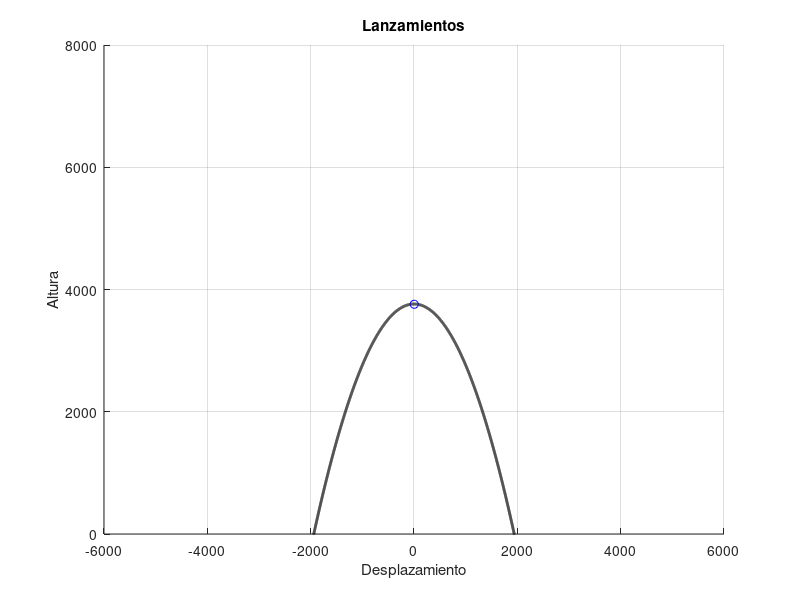

This figure's MATLAB source: (Note: this script raises an error after producing the figure.)
%Simulación Rocas Volcánicas
n=1;
coord=[];
disp('Simulacion de Rocas Volcanicas arrojadas por el Volcan de Fuego en Guatemala')
fprintf('Condiciones iniciales:\nAltura: 3763 metros\nDensidad del aire: 1.2 kg/m3\nMasa de la roca: 16 kg\nArea de la roca: 0.00298 m2\nVolumen de la roca: 0.0000152 m3\nGravedad: -9.81 m/s2\nTime Step: 1 seg\n')
disp('Condiciones Variables: Angulo de lanzamiento y Velocidad inicial')
a=input('Dame el angulo de lanzamiento en grados:\n');
vo=input('Dame la velocidad inicial en m/s :\n');
xo=0;
yo=3763;
vox=vo*(cos(a*(pi/180)));
voy=vo*(sin(a*(pi/180)));
xoo=xo-vox;8
yoo=yo-voy;
b=0.0210107;
g=-9.81;
m=16;
ts=1;
aox=-abs(vox)/vox*b/m*vox^2;
aoy=g-abs(voy)/voy*b/m*voy^2;
x1=(2*xo-xoo)+0.5*aox*ts^2;
y1=(2*yo-yoo)+0.5*aoy*ts^2;
vx1=x1-xo;
vy1=y1-yo;
ax=-abs(vx1)/vx1*b/m*vx1^2;
ay=g-abs(vy1)/vy1*b/m*vy1^2;

figure(1)
title('Lanzamientos')
xlabel('Desplazamiento')
ylabel('Altura')
hold on
grid on
axis([-6000 6000 0 8000])
l=-3000:1:3000;
c=-0.001.*(l.*l)+3763;
plot(l,c,'k-','LineWidth',2)

while y1>=0
    comet(x1,y1)
    coord(n,1)=x1;
    coord(n,2)=y1;
    coord(n,3)=vx1;
    coord(n,4)=vy1;
    coord(n,5)=sqrt(vx1^2+vy1^2);
    n=n+1;
    xoo=xo;
    yoo=yo;
    xo=x1;
    yo=y1;
    x1=(2*xo-xoo)+0.5*ax*ts^2;
    y1=(2*yo-yoo)+0.5*ay*ts^2;
    vx1=x1-xo;
    vy1=y1-yo;
    ax=-abs(vx1)/vx1*b/m*vx1^2;
    ay=g-abs(vy1)/vy1*b/m*vy1^2;
end

T=array2table(coord,'VariableNames',{'Desplazamiento','Altura','Velocidad en x','Velocidad en y','Velocidad resultante'});
T
